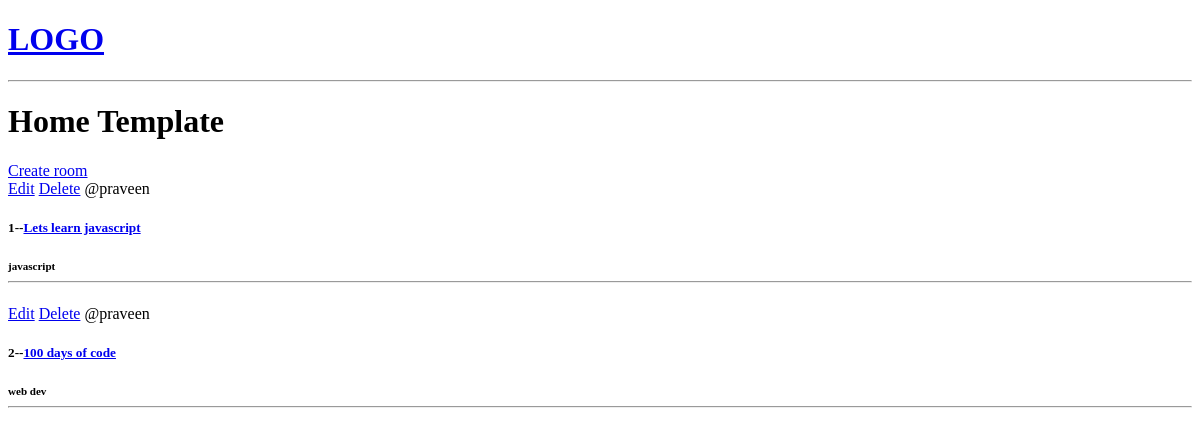
Before: / with the older database file.
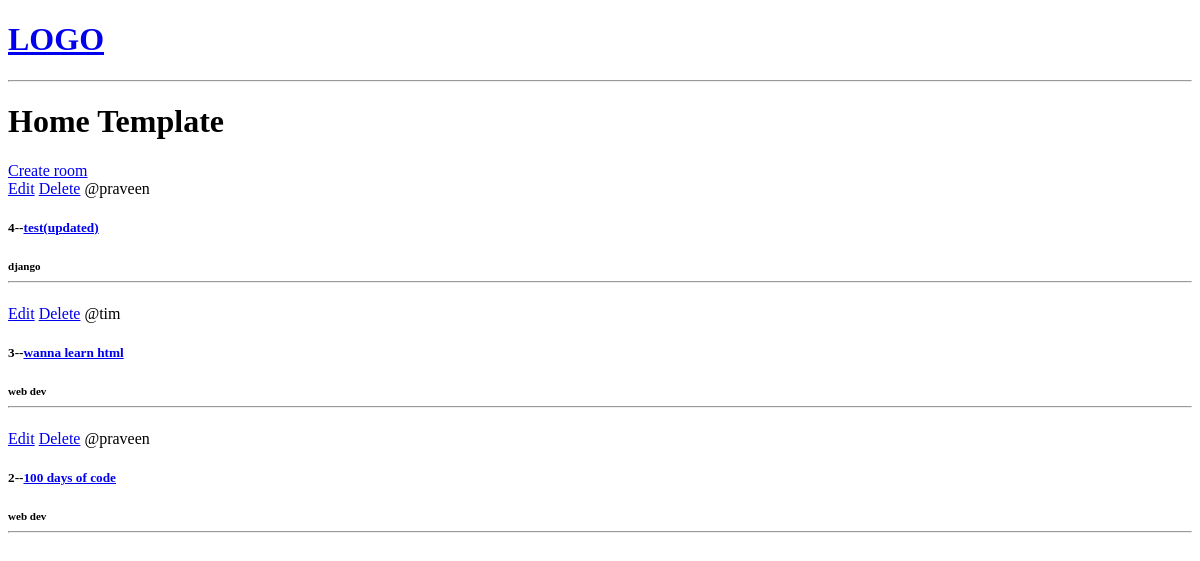
After: the same page with the newer database file.
### base/models.py (models this page shows, shortened)
class Room(models.Model):
    host = models.ForeignKey(User, on_delete=models.SET_NULL, null=True)
    topic = models.ForeignKey(Topic, on_delete=models.SET_NULL, null=True)
    name = models.CharField(max_length=200)
    description = models.TextField(null=True, blank=True)
    updated = models.DateTimeField(auto_now=True)
    created = models.DateTimeField(auto_now_add=True)
    class Meta:
        ordering = ['-updated', '-created']

class Topic(models.Model):
    name = models.CharField(max_length=200)

### base/views.py (the view)
# urls.py: path('', views.home, name="home"),
def home(request):
    rooms = Room.objects.all()
    context = {'rooms': rooms}
    return render(request, 'base/home.html', context)

### base/templates/base/home.html
{% extends 'main.html' %} {% block content %}
<h1>Home Template</h1>
<div>
    <a href='{% url 'create-room' %}'>Create room </a>
    <div>
        {% for room in rooms %}
        <div>
            <a href='{% url 'update-room' room.id %}'>Edit</a>
            <a href='{% url 'delete-room' room.id %}'>Delete</a>
            <span>@{{room.host.username}}</span>
            <h5>{{room.id}}--<a href="{% url 'room' room.id %}">{{room.name}}</a><h5>
            <small>{{room.topic.name}}</small>
            <hr>
        </div>
        {% endfor %}
    </div>
</div>
{% endblock %}

### templates/main.html (shortened to what this page needs)
<!DOCTYPE html>
<html>
  <head>
    <link rel="stylesheet" href="" />
  </head>
  <body>
    {% include 'navbar.html' %} {% block content %} {% endblock %}
  </body>
</html>

### templates/navbar.html
<a href="/">
  <h1>LOGO</h1>
  <a> <hr /> </a
></a>

Changed rows visible on the page:
removed Room: host.username "praveen", id "1", name "Lets learn javascript", topic.name "javascript"
added Room: host.username "praveen", id "4", name "test(updated)", topic.name "django"
added Room: host.username "tim", id "3", name "wanna learn html", topic.name "web dev"
